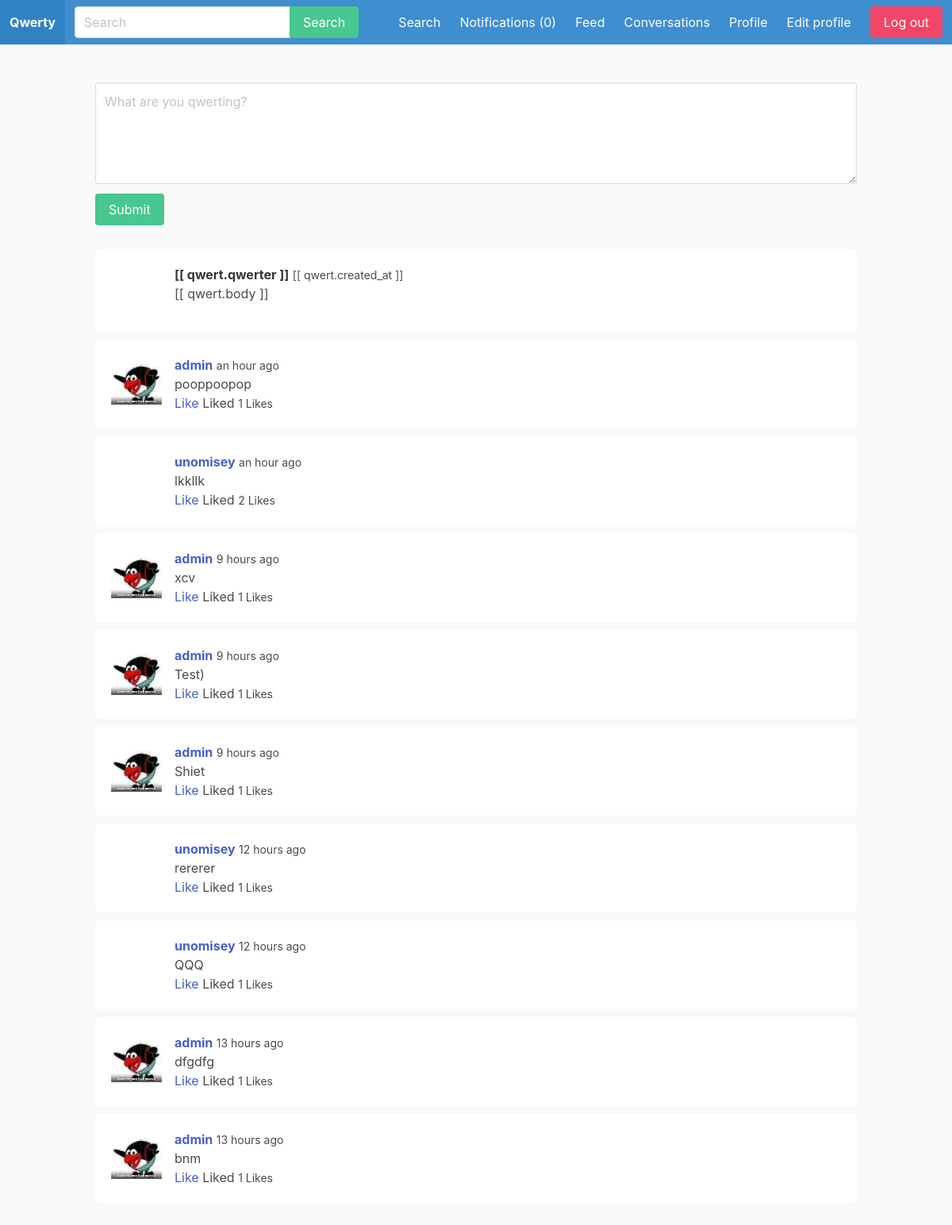
/feed/ (signed in), run on the app's committed database.
### apps/feed/models.py (models this page shows)
class Qwert(models.Model):
    body = models.CharField(max_length=255)
    created_by = models.ForeignKey(User, related_name='qwerts', on_delete=models.CASCADE)
    created_at = models.DateTimeField(auto_now_add=True)
    class Meta:
        ordering = ('-created_at',)

### apps/qwertyprofile/models.py (models this page shows)
class QwertyProfile(models.Model):
    user = models.OneToOneField(User, on_delete=models.CASCADE)
    follows = models.ManyToManyField('self', related_name='followed_by', symmetrical=False)
    avatar = models.ImageField(upload_to='uploads/', blank=True, null=True)

### apps/feed/views.py (the view)
# urls.py: path('feed/', feed, name="feed"),
@login_required
def feed(request):
    userids = [request.user.id]
    for qwerter in request.user.qwertyprofile.follows.all():
        userids.append(qwerter.user.id)
    qwerts = Qwert.objects.filter(created_by_id__in=userids)
    for qwert in qwerts:
        likes = qwert.likes.filter(created_by_id=request.user.id)
        if likes.count() > 0:
            qwert.liked = True
        else:
            qwert.liked = False
    return render(request, 'feed/feed.html', {'qwerts': qwerts})

### apps/notifications/context_processors.py (called while the page is built)
def notifications(request):
    if request.user.is_authenticated:
        return {'notifications': request.user.notifications.filter(is_read=False)}
    else:
        return {'notifications': []}

### apps/feed/templates/feed/feed.html (shortened to what this page needs)
{% extends 'core/base.html' %}
{% load humanize %}
{% block content %}
    <div class="container" id="feedapp" xmlns:v-on="http://www.w3.org/1999/xhtml">
        <div class="columns">
            <div class="column is-12">
                <div class="wrapper-form">
                    <form v-on:submit.prevent="submitQwert()">
                        <div class="field">
                            <div class="control">
                                <textarea class="textarea" v-model="body" placeholder="What are you qwerting?"></textarea>
                            </div>
                        </div>
                        <div class="field">
                            <div class="control">
                                <button class="button is-success">Submit</button>
                            </div>
                        </div>
                    </form>
                </div>
                <div class="wrapper-qwerts">
                    <div class="qwert" v-for="qwert in qwerts">
                            <article class="media">
                                    <figure class="media-left">
                                        <p class="image is-64x64">
                                        </p>
                                    </figure>
                                <div class="media-content">
                                    <div class="content">
                                        <p>
                                            <strong>[[ qwert.qwerter ]]</strong>
                                            <small>[[ qwert.created_at ]]</small>
                                            <br>
                                            [[  qwert.body ]]
                                        </p>
                                    </div>
                                </div>
                                </article>
                        </div>
                        {% for qwert in qwerts %}
                            <div class="qwert">
                                 <article class="media">
                                    <figure class="media-left">
                                        <p class="image is-64x64">
                                            {% if qwert.created_by.qwertyprofile.avatar %}
                                                <img src="{{ qwert.created_by.qwertyprofile.avatar.url }}">
                                            {% endif %}
                                        </p>
                                    </figure>
                                <div class="media-content">
                                    <div class="content">
                                        <p>
                                            <strong><a href="{% url 'qwerterprofile' qwert.created_by.username %}">{{ qwert.created_by.username }}</a></strong>
                                            <small>{{ qwert.created_at | naturaltime }}</small>
                                            <br>
                                            {{ qwert.body }}
                                            <br>
                                            <a @click="likeQwert({{ qwert.id }})" v-if="!liked_qwerts.includes({{ qwert.id }})">Like</a>
                                            <span v-if="liked_qwerts.includes({{ qwert.id }})">Liked</span>
                                            <small id="likes-{{ qwert.id }}">{{ qwert.likes.count }} Likes </small>
                                        </p>
                                    </div>
                                </div>
                                </article>
                            </div>
                        {% endfor %}
                </div>
        </div>
    </div>
{% endblock %}

### static/css/styles.css (style rules this page uses)
body { background: #f9f9f9; }
.wrapper-qwerts { margin-top: 30px; }
.wrapper-qwerts .qwert, .notifications-wrapper .media { margin-bottom: 10px; padding: 20px; border-radius: 4px; background: #fff; }

### data on the page
Qwert: created_by.qwertyprofile.avatar (picture), created_by.username "admin", created_at "an hour ago", body "pooppoopop", likes.count "1"
Qwert: created_by.username "unomisey", created_at "an hour ago", body "lkkllk", likes.count "2"
Qwert: created_by.qwertyprofile.avatar (picture), created_by.username "admin", created_at "9 hours ago", body "xcv", likes.count "1"
Qwert: created_by.qwertyprofile.avatar (picture), created_by.username "admin", created_at "9 hours ago", body "Test)", likes.count "1"
Qwert: created_by.qwertyprofile.avatar (picture), created_by.username "admin", created_at "9 hours ago", body "Shiet", likes.count "1"
Qwert: created_by.username "unomisey", created_at "12 hours ago", body "rererer", likes.count "1"
Qwert: created_by.username "unomisey", created_at "12 hours ago", body "QQQ", likes.count "1"
Qwert: created_by.qwertyprofile.avatar (picture), created_by.username "admin", created_at "13 hours ago", body "dfgdfg", likes.count "1"
Qwert: created_by.qwertyprofile.avatar (picture), created_by.username "admin", created_at "13 hours ago", body "bnm", likes.count "1"

### other printed values
{{ notifications.count }} "0"
